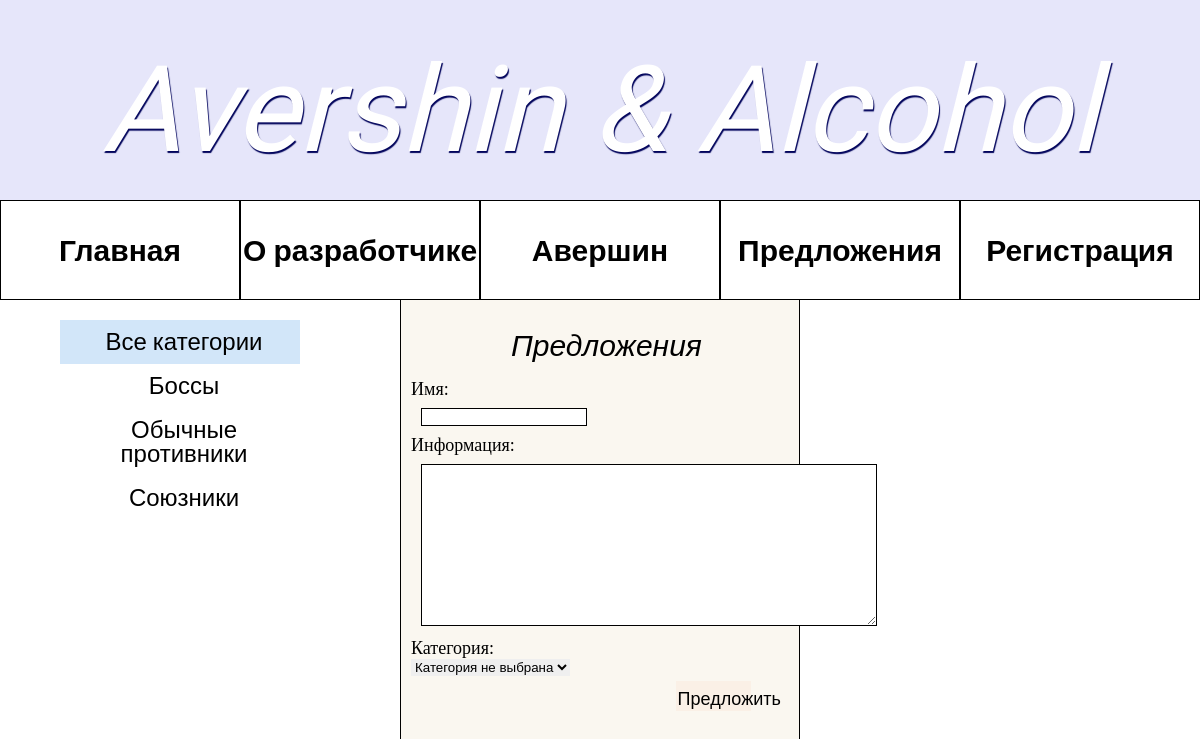
The page /addcomment/ (signed in) on the database its author committed.
### Game/models.py (models this page shows)
class Category(models.Model):
    name = models.CharField(max_length=100, db_index=True, verbose_name='Категория')
    slug = models.SlugField(max_length=255, unique=True, db_index=True, verbose_name="URL")
    def __str__(self):
        return self.name
    def get_absolute_url(self):
        return reverse('category', kwargs={'cat_slug': self.slug})
    class Meta:
        verbose_name = 'Категория'
        verbose_name_plural = 'Категории'
        ordering = ['id']

### Game/views.py (the view)
# urls.py: path('addcomment/', AddPage.as_view(), name='addcomment'),
class AddPage(LoginRequiredMixin, DataMixin, CreateView):
    form_class = AddCommForm
    template_name = 'game/addcomment.html'
    success_url = reverse_lazy('home')
    login_url = reverse_lazy('home')
    raise_exception = True
    def get_context_data(self, *, object_list=None, **kwargs):
        context = super().get_context_data(**kwargs)
        c_def = self.get_user_context(title="Предложения")
        return dict(list(context.items()) + list(c_def.items()))

### Game/forms.py (shortened to what this page needs)
class AddCommForm(forms.ModelForm):
    def __init__(self, *args, **kwargs):
        super().__init__(*args, **kwargs)
        self.fields['cat'].empty_label = "Категория не выбрана"
    class Meta:
        model = mobs
        fields = ['title', 'content', 'cat']
        widgets = {
            'title': forms.TextInput(attrs={'class': 'form-input'}),
            'content': forms.Textarea(attrs={'cols': 60, 'rows': 10, 'class': 'form-input'})
        }

### Game/utils.py (called while the page is built)
    def get_user_context(self, **kwargs):
        context = kwargs
        cats = Category.objects.annotate(Count('mobs'))
        user_menu = menu.copy()
        if not self.request.user.is_authenticated:
            user_menu.pop(3)
        context['menu'] = user_menu
        context['cats'] = cats
        if 'cat_selected' not in context:
            context['cat_selected'] = 0
        return context

### Game/templates/game/addcomment.html (shortened to what this page needs)
{% extends 'game/AvAl_base.html' %}
{% block information %}
<form action="{% url 'addcomment' %}" method="post" enctype="multipart/form-data">
    {% for f in form %}
    <p>
        <label for="{{ f.id_for_label }}" class="form-label">{{f.label}}: <br></label>
        {{ f }}
    </p>
    {% endfor %}
    <button type="submit" class="add_comment_button"> Предложить </button>
</form>
{% endblock %}

### Game/templates/game/AvAl_base.html (shortened to what this page needs)
{% load static %}
{% load game_tags %}
<!DOCTYPE html>
<html lang="ru">
<head>
    <link rel="stylesheet" type="text/css" href="{% static 'game/css/styles.css' %}"/>
</head>
<body>
<div class="main_content">
    <div class="main_title">
        <div class="title_text">
            Avershin & Alcohol
        </div>
    </div>
    <div class="navigation">
        <div class="buttonrow">
        {% for m in menu %}
            <a class="buttonelement" href="{% url m.url_name %}">
              <span class="button">
                {{m.title}}
              </span>
            </a>
        {% endfor %}
        </div>
    </div>
    <div class="sidenav">
        {% if cat_selected == 0 %}
            <a href="#" class="selected">Все категории</a>
        {% else %}
            <a href="{% url 'home' %}">Все категории</a>
        {% endif %}
        {% for c in cats %}
            {% if c.mobs__count != 0 %}
                {% if c.pk == cat_selected %}
                    <li class="selected"> {{c.name}} </li>
                {% else %}
                    <li><a href="{{ c.get_absolute_url }}">{{ c.name }}</a></li>
                {% endif %}
            {% endif %}
        {% endfor %}
    </div>
    <div class="Main_block">
        <div class="Main_information">
            <div class="main_tag">{{title}}</div>
            {% block information %}
            {% endblock %}
        </div>
    </div>
</div>
</body>
</html>

### Game/static/game/css/styles.css (style rules this page uses)
* { padding: 0; margin: 0; border: 0; }
*, *:before, *:after { -moz-box-sizing: border-box; -webkit-box-sizing: border-box; box-sizing: border-box; }
html,body { height: 100%; width: 100%; line-height: 1; font-size: 18px; -ms-text-size-adjust: 100%; -moz-text-size-adjust: 100%; -webkit-text-size-adjust: 100%; }
input, button, textarea { font-family: inherit }
button { cursor: pointer }
a, a:visited { text-decoration: None }
ul, li { list-style: None }
.main_content { background: antiquewhite; text-align: center; width: 100%; height: auto; }
.main_tag { font-family: 'PT Sans', sans-serif; color: black; font-style: oblique; font-weight: 1; font-size: 30px; text-align: center; display: block; width: 100%; padding: 20px 100px; }
.title_text { font-family: 'Passions Conflict', cursive; color: white; text-shadow: 1px 2px 1px #01035b; font-size: 120px; font-style: italic; font-weight: 1; }
.add_comment_button { text-align: center; line-height: 25px; vertical-align: middle; display: block; background-color: Linen; height: 30px; width: 20%; margin: 5px 10px 0 70%; padding: 4px 0 0 2px; font-family: 'Roboto', sans-serif; font-style: normal; color: black; font-size: 18px; }
.main_title { width: 100%; text-align: center; padding: 50px 0; height: 200px; position: relative; background-color: lavender; }
.navigation { position: sticky; z-index: 4; top: 0; }
.Main_block { background-color: white; height: 4000px; width: 100%; padding-left: 400px; padding-right: 400px; }
.buttonrow { display: flex; flex-wrap: nowrap; background-image: url("../images/ButtonNotActive.svg"); justify-content: space-evenly; height: 100px; }
.Main_information { background-color: #FAF7F0; border: 1px solid black; width: 100%; height: 4000px; padding: 10px; transition-duration: 1s; border-top-width: 0; transition-delay: 500ms; text-align: left; position: relative; z-index: 2; }
.buttonelement { display: block; font-family: 'Raleway', sans-serif; font-weight: bold; font-size: 30px; font-style: inherit; color: black; border: 1px solid black; padding: 35px 0; width: 34%; top: 50%; background-color: white; transition-duration: 300ms; transition-timing-function: linear; }
.selected { background-color: #d2e6f9; padding: 10px 8px 10px 16px; font-family: 'Roboto', sans-serif; color: black; font-size: 24px; display: block; transition-duration: 300ms; }
.sidenav { width: 300px; height: 250px; position: absolute; z-index: 1; left: 0; padding-top: 20px; padding-left: 5%; }
.sidenav a { padding: 10px 8px 10px 16px; font-family: 'Roboto', sans-serif; color: black; font-size: 24px; display: block; transition-duration: 300ms; }
.form-input { border: 1px solid black; height: auto; margin: 10px; }

### rows shown on the page
Category: name "Боссы"
Category: name "Обычные противники"
Category: name "Союзники"

### other values the page prints
{{ m.title }} "Главная" "О разработчике" "Авершин" "Предложения" "Регистрация"
{{ title }} "Предложения"
{{ f.label }} "Имя" "Информация" "Категория"
